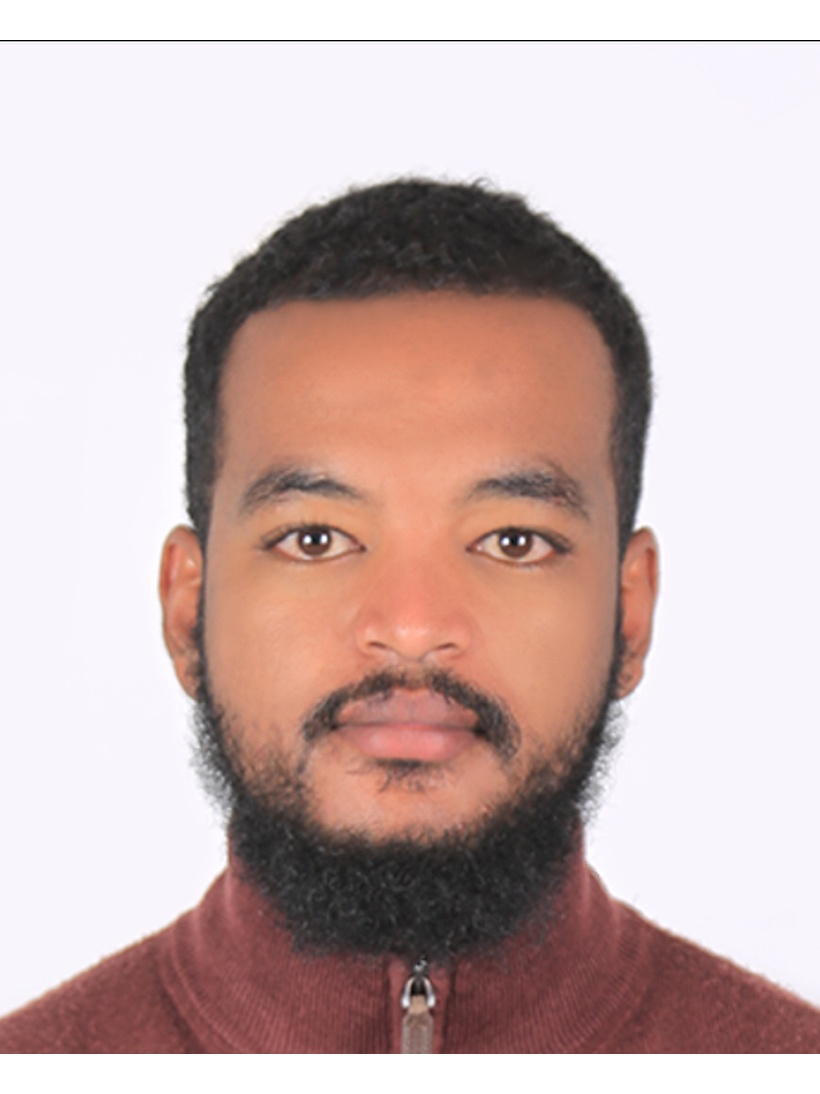
#> input picture img/temp_face.jpg, 820 x 1094 px
$ python -i face_detection.py   (imports and definitions only)
#> lines starting #> are read from the running program, lines starting #| are printed output that depends on the picture
import cv2
import os
import sys

def resource_path(relative_path):
    """ Get absolute path to resource, works for dev and for PyInstaller """
    try:
        base_path = sys._MEIPASS
    except Exception:
        base_path = os.path.abspath(".")
    return os.path.join(base_path, relative_path)

def detect_and_crop_face(input_path, output_path):
    # Load Haar Cascade for face detection
#> called with input_path = 'img/temp_face.jpg', output_path = 'out.png'
    face_cascade_path = resource_path("img/asset/haarcascade_frontalface_default.xml")
    face_cascade = cv2.CascadeClassifier(face_cascade_path)

    image = cv2.imread(input_path)
#> image is the input picture: shape (1094, 820, 3); mean B, G, R 178.2, 180.3, 202.4

    if image is None:
        print(f"Error: Could not read image {input_path}")
        return False

    # Convert to grayscale
    gray = cv2.cvtColor(image, cv2.COLOR_BGR2GRAY)
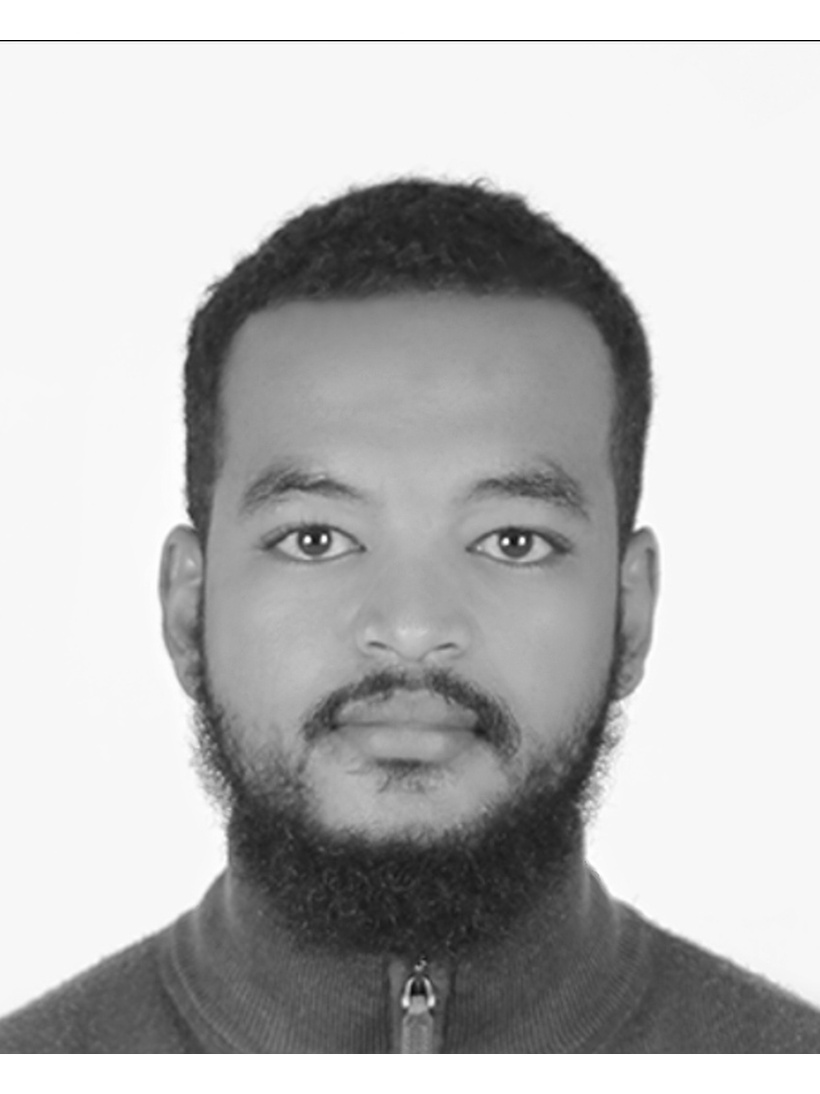
#> gray: shape (1094, 820); min 0, max 255, mean 186.8

    # Detect faces
    faces = face_cascade.detectMultiScale(
        gray,
        scaleFactor=1.1,
        minNeighbors=5,
        minSize=(100, 100) # Increased min size to avoid false positives in background
    )
#> faces = [[139, 322, 543, 543]]

    os.makedirs(os.path.dirname(output_path), exist_ok=True)

    if len(faces) == 0:
        print("No faces detected. Returning original image.")
        return False

    print(f"Detected {len(faces)} face(s)!")
#| Detected 1 face(s)!

    # We take the largest face detected to be the primary subject
    largest_face = max(faces, key=lambda rect: rect[2] * rect[3])
#> largest_face = [139, 322, 543, 543]
    x, y, w, h = largest_face
#> x = 139; y = 322; w = 543; h = 543

    img_h, img_w = image.shape[:2]
#> img_h = 1094; img_w = 820

    # 3x4 aspect ratio logic centered on face
    # Let's adjust height based on width of face and padding

    y = int(y - (h/1.5)) # more space above head
#> y = -40
    h = int((h/2) * 4)   # total height
#> h = 1086
    cx = int((w/2) + x)  # center of face
#> cx = 410
    mx = int(h * (3/8))  # 3x4 ratio means width is 3/4 of height. margin x is half of that. (h * 0.75 / 2)
#> mx = 407

    y1 = max(0, y)
#> y1 = 0
    y2 = min(img_h, y + h)
#> y2 = 1046
    x1 = max(0, cx - mx)
#> x1 = 3
    x2 = min(img_w, cx + mx)
#> x2 = 817

    face = image[y1:y2, x1:x2]
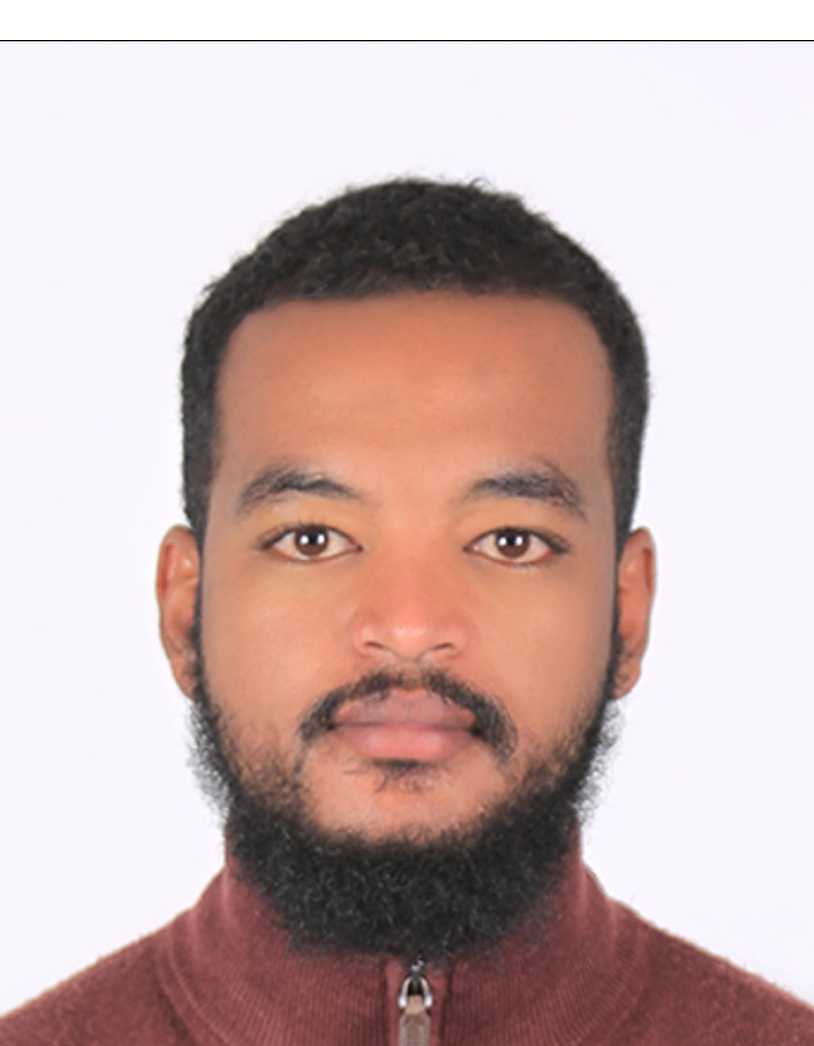
#> face: shape (1046, 814, 3); mean B, G, R 175.6, 177.8, 200.7

    if face.size == 0 or face.shape[0] < 10 or face.shape[1] < 10:
        print("Skipping: Invalid crop region")
        return False

    # Force 3:4 ratio for the ID (e.g., 820x1094 for high quality)
    target_size = (820, 1094)

    original_h, original_w = face.shape[:2]
#> original_h = 1046; original_w = 814

    # Calculate scale to maintain aspect ratio
    scale = min(target_size[0] / original_w, target_size[1] / original_h)
#> scale = 1.01
    new_w = int(original_w * scale)
#> new_w = 820
    new_h = int(original_h * scale)
#> new_h = 1053

    resized_face = cv2.resize(face, (new_w, new_h), interpolation=cv2.INTER_LANCZOS4)

    # Pad to exact target size with white background (useful when background gets removed anyway)
    canvas = cv2.copyMakeBorder(
        resized_face,
        top=(target_size[1] - new_h) // 2,
        bottom=(target_size[1] - new_h + 1) // 2,
        left=(target_size[0] - new_w) // 2,
        right=(target_size[0] - new_w + 1) // 2,
        borderType=cv2.BORDER_CONSTANT,
        value=(255, 255, 255)
    )
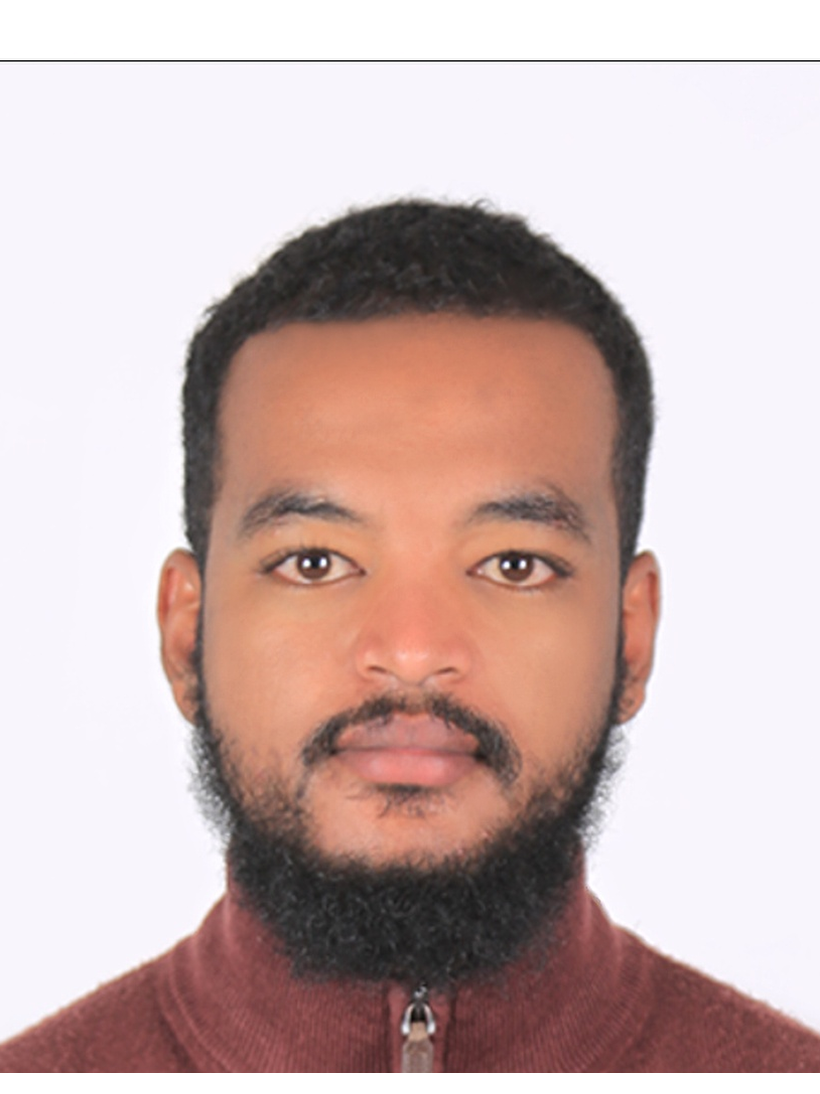
#> canvas: shape (1094, 820, 3); mean B, G, R 178.5, 180.7, 202.7

    cv2.imwrite(output_path, canvas)
    return True

>>> result = detect_and_crop_face('img/temp_face.jpg', 'out.png')
